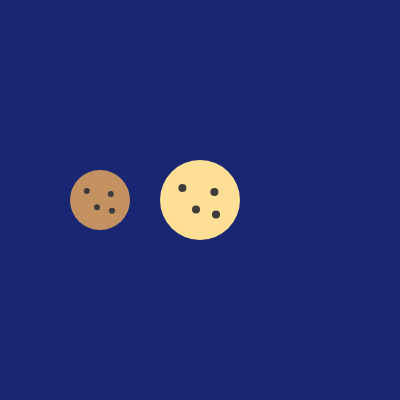
Frame 1 (no input)
Frame 60 (no input): identical to frame 1, image omitted
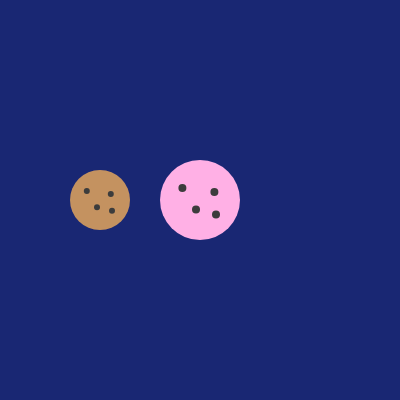
Frame 120 (the mouse pressed at the canvas centre since frame 60)

The p5.js sketch that drew these frames (run headless with seeded random() and noise() and a simulated clock; from frame 60 on, the mouse is pressed at the canvas centre):

// p5.js sketch
// ── sketch.js
// DM2008 — Activity 4a [Guided]
// Bake a Cookie (30 min)
//
// A class is a blueprint — Cookie describes what every cookie has and can do.
// Your job is to complete the class, then add movement and a flavor randomizer.
//
// Suggested order:
// 1. Add the missing properties to the constructor (sz, x, y)
// 2. Fix show() so it uses this.flavor, this.x, this.y, this.sz
// 3. Implement move() and randomFlavor()
// 4. Wire them up in keyPressed() and mousePressed()
//
// Stretch: add a second cookie with different starting values.

let cookie;
let cookie2;

function setup() {
  createCanvas(400, 400);
  noStroke();
  cookie = new Cookie("vanilla", 80, width / 2, height / 2);
  cookie2 = new Cookie("chocolate", 60, 100, 200);
}

function draw() {
  background(25, 39, 115); 
  cookie.show();
  cookie2.show(); 
}

class Cookie {
  constructor(flavor, sz, x, y) {
    // this. binds each value to this specific cookie object
    // Add the missing properties below
    this.flavor = flavor;
    this.x = x;
    this.y = y;
    this.sz = sz;
  }

  show() {
    // Fix this method — it should use this.flavor, this.x, this.y, this.sz
    if (this.flavor == "chocolate") { 
        fill(196, 146, 96);
        }
    if (this.flavor == "vanilla"){
        fill(255, 223, 150);
    }
    if (this.flavor == "strawberry"){
        fill(255, 176, 229)
    }
    // else{
    //     fill(220, 180, 120);
    //  }
    ellipse(this.x, this.y, this.sz);
    
    const s = this.sz * 0.1;
    fill(60);
    ellipse(this.x - this.sz*0.22, this.y - this.sz*0.15, s);
    ellipse(this.x + this.sz*0.18, this.y - this.sz*0.10, s);
    ellipse(this.x - this.sz*0.05, this.y + this.sz*0.12, s);
    ellipse(this.x + this.sz*0.20, this.y + this.sz*0.18, s);
  }

  // Add a move() method — update this.x or this.y based on which key is pressed
  move() {
    this.x += random(1, 10);
    this.sz += 3;
  }

  // Add a randomFlavor() method — set this.flavor to one of at least 3 options
  randomFlavor() {
    this.flavor = (random(["chocolate", "vanilla", "strawberry"]));
  }
}

// Call cookie.move() when an arrow key is pressed
function keyPressed() {
  cookie.move();
  cookie2.move();
  
}

// Call cookie.randomFlavor() when the mouse is clicked
function mousePressed() {
  cookie.randomFlavor();
  cookie2.randomFlavor(); 
}
